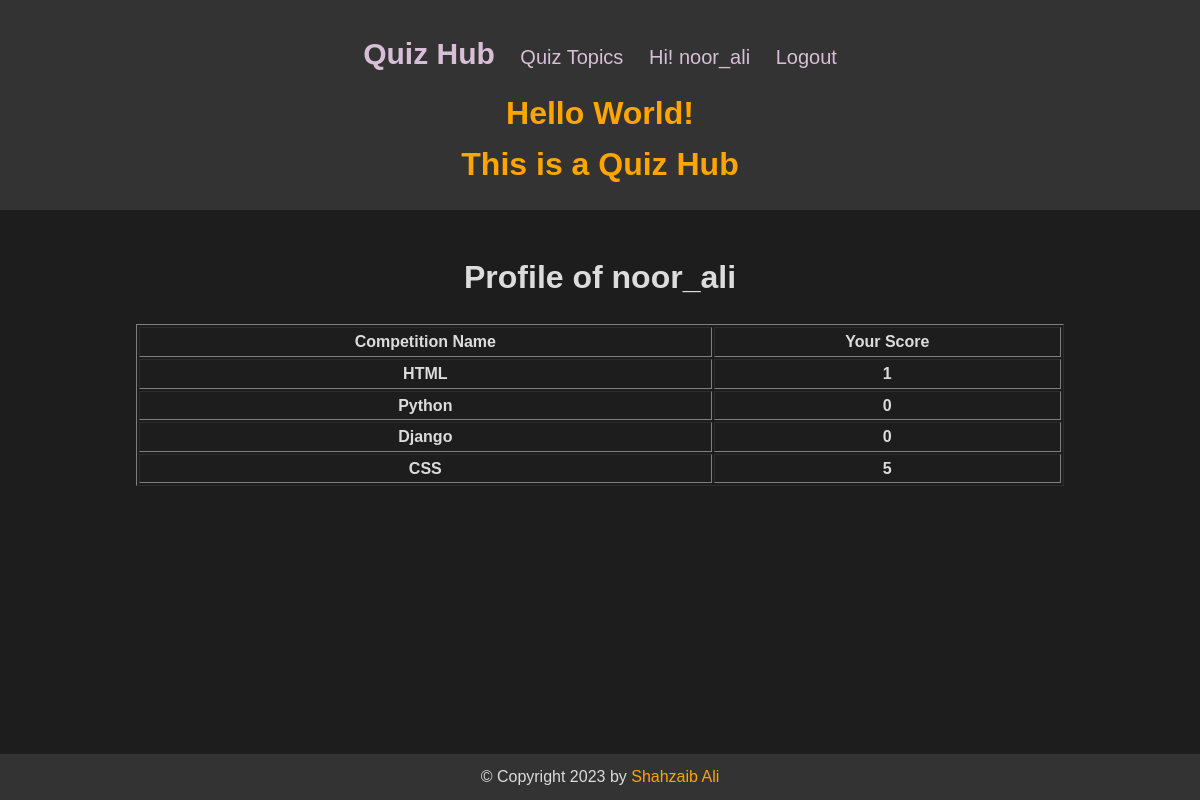
Page /profile/ (signed in) on the earlier database version.
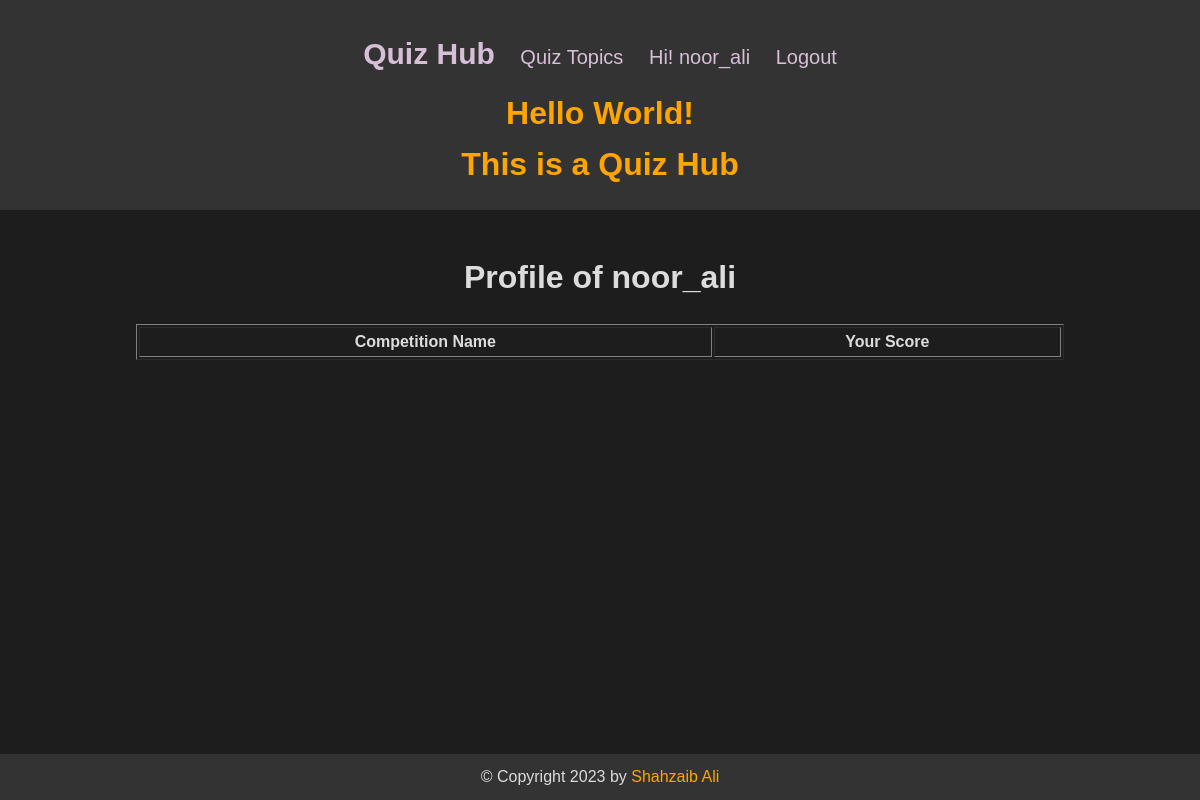
Same page on the later database version.
### quiz_app/models.py (models this page shows, shortened)
class UserTopicScore(models.Model):
    user = models.ForeignKey(User, on_delete=models.CASCADE)
    topic = models.ForeignKey(Topic, on_delete=models.CASCADE)
    score = models.IntegerField(default=0)

class Topic(models.Model):
    topic = models.CharField(max_length=255)
    def __str__(self):
        return self.topic

### quiz_app/views.py (the view)
# urls.py: path("profile/", views.MyProfile.as_view(), name='profile'),
class MyProfile(APIView):
    def get(self, request):
        if request.user.is_authenticated:
            user_scores = UserTopicScore.objects.filter(user=request.user)
            context = {
            'user_scores': user_scores
            }
            return render(request, 'quiz_app/profile.html', context=context)
        else:
            messages.error(request,'You must login first!')
            return redirect('quiz_app:login')

### quiz_app/templates/quiz_app/profile.html (shortened to what this page needs)
{% extends 'quiz_app/index.html' %}
{% block content %}
    <h1 style="text-align: center;">
        Profile of {{ request.user.username }}
    </h1>
    <div style="text-align: center;">
        <table style="margin: auto; width: 80%;" border="1">
            <tr>
                <th>
                    Competition Name
                </th>
                <th>
                    Your Score
                </th>
            </tr>
            {% for user_score in user_scores %}
                <tr>
                    <th>
                        {{ user_score.topic }}
                    </th>
                    <th>
                        {{ user_score.score }}
                    </th>
                </tr>
            {% endfor %}
        </table>
    </div>
{% endblock %}

Differences in the rows shown:
removed UserTopicScore: topic "HTML", score "1"
removed UserTopicScore: topic "Python", score "0"
removed UserTopicScore: topic "Django", score "0"
removed UserTopicScore: topic "CSS", score "5"
